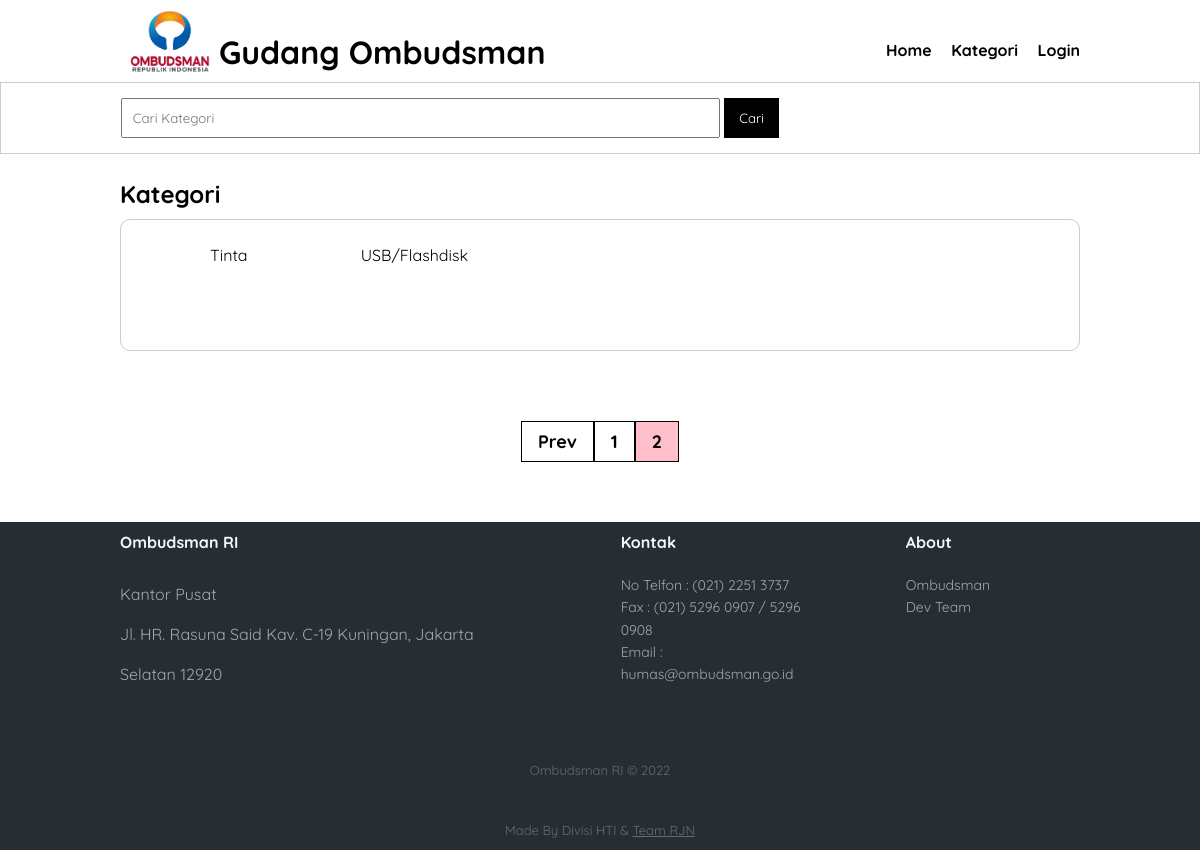
The app's page /category-product.php?page=2 with its own data.
### tables this page shows
CREATE TABLE `data_category` (
  `category_id` int(11) NOT NULL,
  `category_name` varchar(25) NOT NULL
);

### category-product.php (the view, shortened to what this page needs)
<?php
include 'db.php';
?>
<!DOCTYPE html>
<html lang="en">
</html>
<head>
    <link rel="stylesheet" type="text/css" href="css/style.css">
</head>
<body>
    <?php
    $per_page_record = 15;
    if (isset($_GET["page"])) {
        $page  = $_GET["page"];
    } else {
        $page = 1;
    }
    $start_from = ($page - 1) * $per_page_record;
    ?>
    <header>
        <div class="container">
            <h1><img style="width: 80px ; margin-bottom :-10px ;" src="img/logo-ombudsman2.png" alt=""><a href="index.php"> Gudang Ombudsman</a></h1>
            <ul style="margin-top: 20px ;">
                <li><a href="index.php">Home</a></li>
                <li><a href="category-product.php">Kategori</a></li>
                <li><a href="login.php">Login</a></li>
            </ul>
        </div>
    </header>
    <div class="search">
        <div class="container">
            <form action="category-search.php" method="GET">
                <input type="text" name="search" placeholder="Cari Kategori">
                <input type="submit" name="cari" value="Cari">
            </form>
        </div>
    </div>
    <div class="section">
        <div class="container">
            <h2>Kategori</h2>
            <div class="box">
                <?php
                $kategori = mysqli_query($conn, "SELECT * FROM data_category ORDER BY category_name   LIMIT $start_from, $per_page_record");
                if (mysqli_num_rows($kategori) > 0) {
                    while ($row_kategori = mysqli_fetch_array($kategori)) {
                ?>
                        <a href="homepage-product.php?kat=<?php echo $row_kategori['category_id'] ?> ">
                            <div class="col-5">
                                <p><?php echo $row_kategori['category_name'] ?></p>
                            </div>
                        </a>
                    <?php }
                } else { ?>
                    <p>Tidak Ada Kategori</p>
                <?php } ?>
            </div>
        </div>
    </div>
    <center>
        <div class="pagination">
            <?php
            $query = "SELECT COUNT(*) FROM data_category";
            $rs_result = mysqli_query($conn, $query);
            $row = mysqli_fetch_row($rs_result);
            $total_records = $row[0];
            $total_pages = ceil($total_records / $per_page_record);
            $pagLink = "";
            if ($page >= 2) {
                echo "<a href='category-product.php?page=" . ($page - 1) . "'>  Prev </a>";
            }
            for ($i = 1; $i <= $total_pages; $i++) {
                if ($i == $page) {
                    $pagLink .= "<a class = 'active' href='category-product.php?page="
                        . $i . "'>" . $i . " </a>";
                } else {
                    $pagLink .= "<a href='category-product.php?page=" . $i . "'>
                                        " . $i . " </a>";
                }
            };
            echo $pagLink;
            ?>
        </div><br><br><br><br>
    </center>
    <div class="footer-dark">
        <footer>
            <div class="container">
                <div class="row" style="display: flex ;">
                    <div class="col-md-6 item text" style="margin-right: 90px ;">
                        <h3>Ombudsman RI</h3>
                        <p>Kantor Pusat <br>
                            Jl. HR. Rasuna Said Kav. C-19 Kuningan, Jakarta Selatan 12920</p>
                    </div>
                    <div class="col-sm-6 col-md-3 item" style="margin-right: 90px ;">
                        <h3>Kontak</h3>
                        <ul>
                            <li><a href="#">No Telfon : (021) 2251 3737</a></li>
                            <li><a href="#">Fax : (021) 5296 0907 / 5296 0908</a></li>
                            <li><a href="#">Email : humas@ombudsman.go.id</a></li>
                        </ul>
                    </div>
                    <br>
                    <div class="col-sm-6 col-md-3 item" style="margin-right: 90px ;">
                        <h3>About</h3>
                        <ul>
                            <li><a href="https://ombudsman.go.id/">Ombudsman</a></li>
                            <li><a href="dev-team.php">Dev Team</a></li>
                        </ul>
                    </div>
                    <br>
                </div>
                <p class="copyright">Ombudsman RI © 2022</p>
                <p class="copyright">Made By Divisi HTI & <a href="dev-team.php" target="-blank">Team RJN</a></p>
            </div>
        </footer>
    </div>
</body>
</html>

### css/style.css (style rules this page uses)
* { padding: 0; margin: 0; font-family: 'Quicksand', sans-serif; }
body { background: url("../img/background-login.png"); }
header { border: 1px; background-color: #fff; color: #000; }
header h1 { float: left; padding: 10px; text-decoration: none; }
header ul { float: right; }
header ul li { display: inline-block; }
header ul li a { padding: 20px 0 20px 15px; display: inline-block; text-decoration: none; font-weight: bold; }
header .container h1 a { text-decoration: none; }
a { color: inherit; }
.container { width: 80%; margin: 0 auto; }
.container:after { content: ''; display: block; clear: both; }
.section { padding: 25px 0; }
.box { background-color: #fff; border-radius: 10px; border: 1px solid #ccc; padding: 15px; box-sizing: border-box; margin: 10px 0 25px 0; }
.box:after { content: ''; display: block; clear: both; }
.search { padding: 15px 0; background-color: #fff; border: 1px solid #ccc; }
.search input[type=text] { width: 60%; padding: 10px; }
.search input[type=submit] { padding: 12px 15px; background-color: #000; color: #fff; border: none; cursor: pointer; }
.col-5 { width: 20%; height: 100px; text-align: center; float : left ; padding: 10px; box-sizing: border-box; }
.footer-dark { width: 100%; line-height: 40px; background: #282d32; color: #f0f9ff; bottom: 0px; }
.footer-dark h3 { margin-top:0; margin-bottom:12px; font-weight:bold; font-size:16px; }
.footer-dark ul { padding:0; list-style:none; line-height:1.6; font-size:14px; margin-bottom:0; }
.footer-dark ul a { color:inherit; text-decoration:none; opacity:0.6; }
.footer-dark .item.text { margin-bottom:36px; }
.footer-dark .item.text p { opacity:0.6; margin-bottom:0; }
.footer-dark .copyright { text-align:center; padding-top:20px; opacity:0.3; font-size:13px; margin-bottom:0; }

### category-product.php (style rules this page uses)
.pagination { display: inline-block; }
.pagination a { font-weight: bold; font-size: 18px; color: black; float: left; padding: 8px 16px; text-decoration: none; border: 1px solid black; }
.pagination a.active { background-color: pink; }

### records on screen
data_category: category_name "Tinta"
data_category: category_name "USB/Flashdisk"
